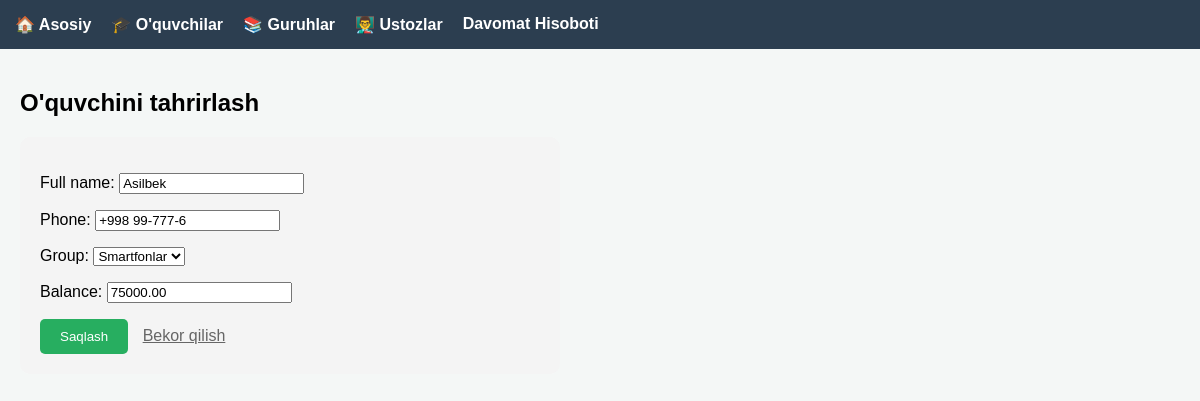
The app's page /student/2/edit/, older data.
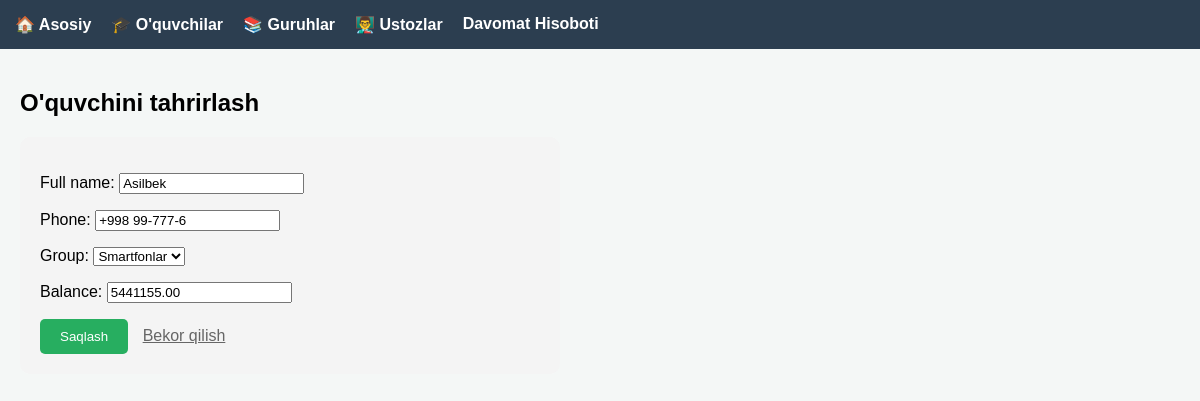
The same page, newer data.
### markaz/models.py (models this page shows, shortened)
class Student(models.Model):
    full_name = models.CharField(max_length=200)
    phone = models.CharField(max_length=13)
    group = models.ForeignKey(Group, on_delete=models.CASCADE, related_name='students')
    balance = models.DecimalField(max_digits=12, decimal_places=2, default=0)
    pay_until = models.DateField(null=True, blank=True, verbose_name="To'lov muddati")

### markaz/views.py (the view)
# urls.py: path('student/<int:pk>/edit/', views.student_update, name='student_update'),
def student_update(request, pk):
    student = get_object_or_404(Student, pk=pk)
    if request.method == "POST":
        form = StudentForm(request.POST, instance=student)
        if form.is_valid():
            form.save()
            return redirect('student_list')
    else:
        form = StudentForm(instance=student)
    return render(request, 'form_template.html', {'form': form, 'title': "O'quvchini tahrirlash"})

### markaz/forms.py
class StudentForm(forms.ModelForm):
    class Meta:
        model = Student
        fields = ['full_name', 'phone', 'group', 'balance']

### markaz/models.py (called while the page is built)
    def __str__(self):
        return self.name

### templates/form_template.html (shortened to what this page needs)
{% extends 'base.html' %}
{% block content %}
<h2>{{ title }}</h2>
<form method="post" style="max-width: 500px; background: #f4f4f4; padding: 20px; border-radius: 10px;">
    {{ form.as_p }}
    <button type="submit" style="background: #27ae60; color: white; padding: 10px 20px; border: none; border-radius: 5px; cursor: pointer;">
        Saqlash
    </button>
    <a href="javascript:history.back()" style="margin-left: 10px; color: #666;">Bekor qilish</a>
</form>
{% endblock %}

Row changes from the older to the newer data that the page shows:
changed Student "Asilbek": balance "75000.00" → "5441155.00"
